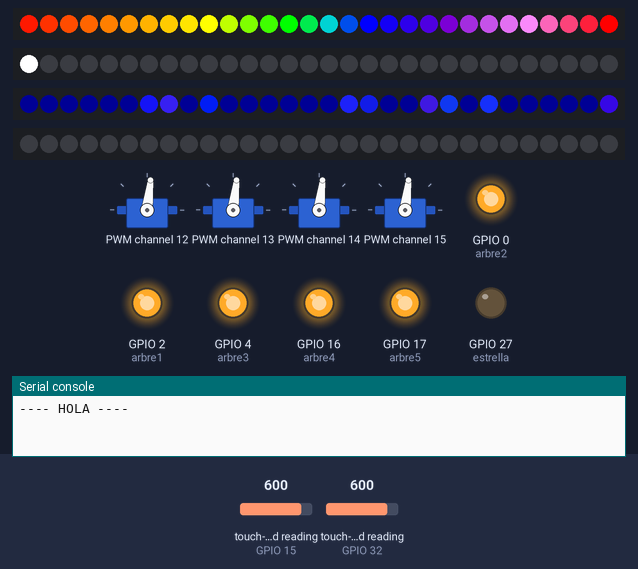
This program was run on a simulated ESP32 board running MicroPython. On the bench: 4 × 30 RGB LEDs in strip order, left to right, 4 × servo, output pins drawn as LEDs (lit = HIGH), the last lines printed to the serial console. The inputs (shaded band) are chosen by the test bench; at power-on: touch-pad reading (sensors on GPIO 15, GPIO 32) 600. Random numbers come from a fixed seed; servo angles are drawn from the pulse width (0.5 ms = 0°, 2.5 ms = 180°); library files of the repository ran but are not shown: pca9685.py. At 1.3 s the program stops and its outputs stay as they are.

Above: at 0.18 s.
At 1.2 s:
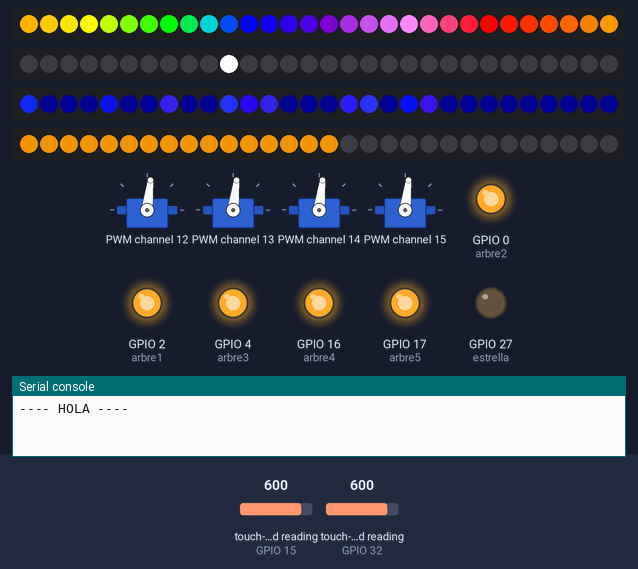
1.3 s: touch-pad reading (sensor on GPIO 15) set to 63
At 2.1 s:
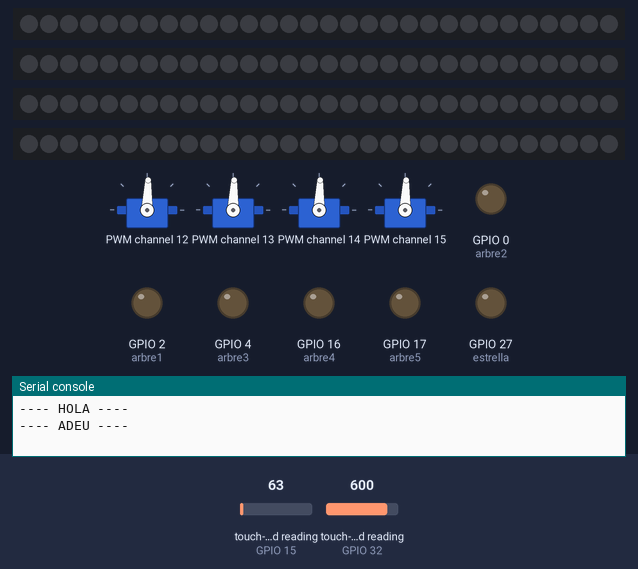
Timing chart, 0 to 2.8 s (numbered marks = the images above; inputs shaded):
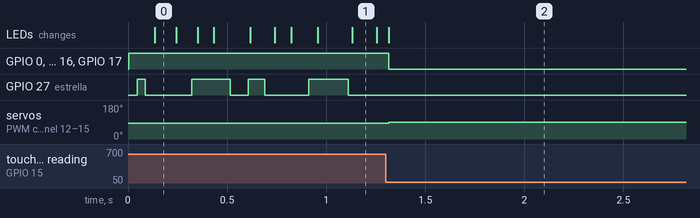

The program:

main.py
```python
import esp32
from machine import Pin, TouchPad, deepsleep, SoftI2C
import random
import neopixel
import utime
import pca9685

Tbreak = TouchPad(Pin(15))
Tsleep = TouchPad(Pin(32))
Twake = TouchPad(Pin(33))
estrella = Pin(27, Pin.OUT)
arbre1 = Pin(2, Pin.OUT)
arbre2 = Pin(0, Pin.OUT)
arbre3 = Pin(4, Pin.OUT)
arbre4 = Pin(16, Pin.OUT)
arbre5 = Pin(17, Pin.OUT)
arbres = [arbre1, arbre2, arbre3, arbre4, arbre5]

n=30
n1=16
np1 = neopixel.NeoPixel(Pin(13), n)  # estrella
np2 = neopixel.NeoPixel(Pin(12), n)
np3 = neopixel.NeoPixel(Pin(14), n)
np4 = neopixel.NeoPixel(Pin(26), n)  # nucli estrella

i2c = SoftI2C(scl=Pin(22), sda=Pin(21), freq=400000) # configuració I2C
pca = pca9685.PCA9685(i2c)  # Inicializació del PCA9685
pca.freq(50)  # 50 és la frecuencia PWM típica para servos
channels = [12, 13, 14, 15] # Canales donde están conectados los 4 servos (canales 12 a 15)

temps_estrella = 0  # cua estrella
temps_pesebre = 0
temps_electric = 0
temps_riu = 0
temps_nucli = 0  # estrella
temps_funcionament = 0

estat = False  # estrella
base_colores = [
    (255, 0, 0),     # Rojo
    (255, 127, 0),   # Naranja
    (255, 255, 0),   # Amarillo
    (0, 255, 0),     # Verde
    (0, 0, 255),     # Azul
    (75, 0, 130),    # Índigo
    (238, 130, 238)  # Violeta
]  # pesebre
led_pos = 0  # electric

def destellos():    # comportament de l'estrella: encesa intermitent
    global estat
    estat = not estat
    estrella.value(estat)

def pesebre(r,g,b):
    for i in range(n):
        np1[i] = (r, g, b)
    np1.write()

def generar_arcoiris(num_colores):  # colors pesebre
    colores = []
    pasos_por_color = num_colores // len(base_colores)
    colores_restantes = num_colores % len(base_colores)
    for i in range(len(base_colores)):
        color_inicial = base_colores[i]
        color_final = base_colores[(i + 1) % len(base_colores)]
        pasos = pasos_por_color + (1 if i < colores_restantes else 0)
        for j in range(pasos):
            t = j / pasos
            r = int(color_inicial[0] + (color_final[0] - color_inicial[0]) * t)
            g = int(color_inicial[1] + (color_final[1] - color_inicial[1]) * t)
            b = int(color_inicial[2] + (color_final[2] - color_inicial[2]) * t)
            colores.append((r, g, b))
    return colores[:num_colores]

colores_arcoiris = generar_arcoiris(n)  # generamos la lista de colores para los 30 LEDs

def actualizar_arcoiris():  # actualiza la tira de LEDs con el arcoíris del pesebre
    global colores_arcoiris
    colores_arcoiris.append(colores_arcoiris.pop(0))
    for i in range(n):
        np1[i] = colores_arcoiris[i]
    np1.write()

def mover_led():  #electric
    global led_pos
    for j in range(n):
        np2[j] = (0, 0, 0)  # Apaga el LED en la posición j
    np2[led_pos] = (255, 255, 255)  # Blanco es (255, 255, 255)
    np2.write()
    led_pos += 1 # Avanza la posición del LED
    if led_pos >= n: # Si hemos llegado al final de la tira, reinicia la posición
        led_pos = 0

def agua():  # riu
    for i in range(n): # Apaga todos los LEDs
        np3[i] = (0, 0, 20)  # para que no se apaguen del todo, 20 de azul
    np3.write()
    # Selecciona LEDs al azar para encender, simulando el movimiento
    for i in range(random.randint(5, 10)):  # Número aleatorio de LEDs que se activan
        led_index = random.randint(0, n - 1)
        # Genera un color azul o verde para simular agua
        color = (random.randint(0, 50), random.randint(0, 50), random.randint(150, 255))  # Azul
        np3[led_index] = color
    np3.write()

def change_brightness():  # nucli estrella
    # Mantener el color amarillo (255, 255, 0)
    base_color = (255, 155, 0)  # Color amarillo

    # Generar un valor aleatorio de brillo entre 0 y 255
    brightness = random.randint(0, 255)

    # Ajustar el color con el nivel de brillo aleatorio
    color = (int(base_color[0] * brightness / 255),
             int(base_color[1] * brightness / 255),
             int(base_color[2] * brightness / 255))

    # Aplicar el color ajustado a todos los LEDs
    for i in range(n1):
        np4[i] = color  # Asignar el color con el brillo ajustado
    np4.write()  # Enviar los colores a los Neopixels

def clear():  # apaga totes les tires de leds
    for i in range(n):
        np1[i] = (0, 0, 0)
        np2[i] = (0, 0, 0)
        np3[i] = (0, 0, 0)
        np4[i] = (0, 0, 0)
    np1.write()
    np2.write()
    np3.write()
    np4.write()

def rotate_servos():  # aerogeneradors
    for channel in channels:
        pca.duty(channel, 290)  # PWM bajo (70) para giro horario (1000 a 1100 - 1500)
def para_servos():
    for channel in channels:
        pca.duty(channel, 300)  # PWM 300 detiene el servo

def encen_arbres():
    for i in range (0,5):
        arbres[i].on()
def apaga_arbres():
    for i in range (0,5):
        arbres[i].off()

# configura el despertar de deepsleep en tocar el sensor tàctil:
Twake.config(250)  # 250: lectura per considerar tocat el sensor
esp32.wake_on_touch(True)

print('---- HOLA ----')  # per comprovar el despertar de deepsleep
rotate_servos()
encen_arbres()

while True:
    temps_actual = utime.ticks_ms()

    if utime.ticks_diff(temps_actual, temps_estrella) >= random.randint(10,1000):
        destellos()
        temps_estrella = temps_actual

    #if utime.ticks_diff(temps_actual, temps_pesebre) >= random.randint(100,1000):
        #pesebre(random.randint(0,255),random.randint(0,255),0)
        #temps_pesebre = temps_actual

    if utime.ticks_diff(temps_actual, temps_pesebre) >= random.randint(100,500):
        actualizar_arcoiris()
        temps_pesebre = temps_actual

    if utime.ticks_diff(temps_actual, temps_electric) >= 100:
        mover_led()
        temps_electric = temps_actual

    if utime.ticks_diff(temps_actual, temps_riu) >= random.randint(100,300):
        agua()
        temps_riu = temps_actual

    if utime.ticks_diff(temps_actual, temps_nucli) >= random.randint(100,500):
        change_brightness()
        temps_nucli = temps_actual

    if utime.ticks_diff(temps_actual, temps_funcionament) >= 900000:  # 15 minuts de funcionament: 900000 ms
        print('---- VAIG A DORMIR ----')
        deepsleep()
        temps_funcionament = temps_actual

# ---------------------------------------------------------------------------------------------

    if (Tsleep.read()<250):    #activació de deepsleep
        clear()
        para_servos()
        apaga_arbres()
        print('---- VAIG A DORMIR ----')
        deepsleep()

    elif (Tbreak.read()<250):  # cancela l'execució (break)
        estrella.value(0)
        clear()
        para_servos()
        apaga_arbres()
        print('---- ADEU ----')
        break

    utime.sleep(.01)  # petita pausa per no saturar el bucle
```

Measured:
- after the input at 1.3 s, GPIO 0 (arbre2), GPIO 2 (arbre1), GPIO 4 (arbre3), GPIO 16 (arbre4), GPIO 17 (arbre5): HIGH → LOW at once; servo on PWM channel 12–15: 83° → 88° at once
